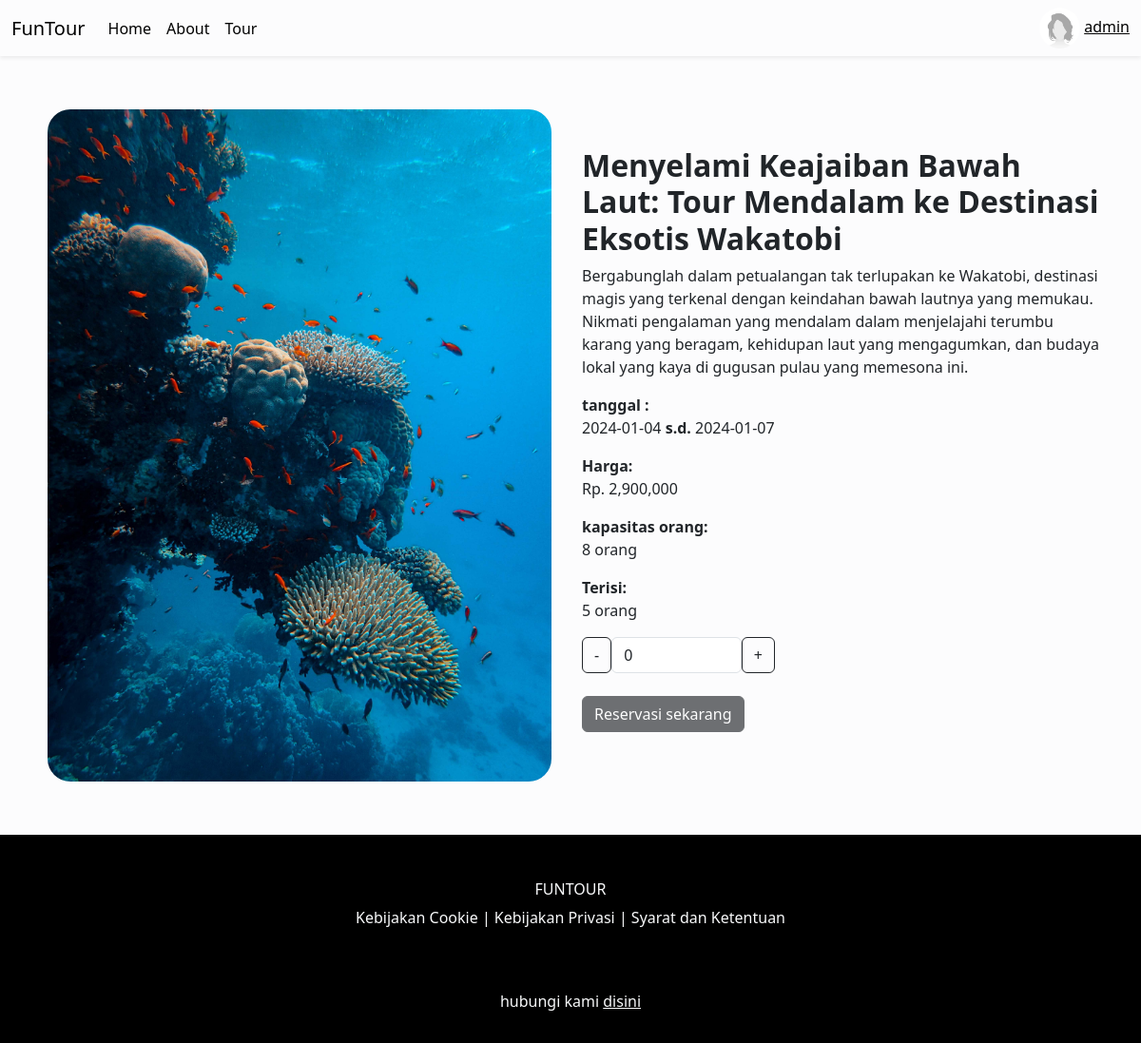
The page /tour/tour_details.php?id=42 (signed in) on the database its author committed.
### tables this page shows
CREATE TABLE `tours` (
  `tour_id` int(11) NOT NULL,
  `destination_id` int(11) DEFAULT NULL,
  `tour_name` varchar(255) DEFAULT NULL,
  `start_date` date DEFAULT NULL,
  `end_date` date DEFAULT NULL,
  `max_capacity` int(11) DEFAULT NULL,
  `current_capacity` int(11) DEFAULT NULL,
  `price` decimal(10,2) DEFAULT NULL,
  `image_url` varchar(255) DEFAULT NULL,
  `description` longtext DEFAULT NULL,
  `author_id` int(11) DEFAULT NULL
);

### tour/tour_details.php (the view, shortened to what this page needs)
<?php
require_once '../connect_db.php';
$isLoggedIn = isset($_SESSION['user_id']);
$tour_id = $_GET['id'];
$query = "SELECT * FROM tours WHERE tour_id = '$tour_id'";
$result = mysqli_query($conn, $query);
$row = mysqli_fetch_assoc($result);
?>
<!DOCTYPE html>
<html lang="en">
<head>
    <link href="https://cdn.jsdelivr.net/npm/bootstrap@5.3.2/dist/css/bootstrap.min.css" rel="stylesheet">
</head>
<body class="bg-light-subtle">
    <nav class="navbar navbar-expand-lg bg-body-tertiary bg-light-subtle shadow-sm">
        <div class="container-fluid">
            <a class="navbar-brand" href="../">FunTour</a>
            <div class="collapse navbar-collapse" id="navbarSupportedContent">
                <ul class="navbar-nav  mb-4 mb-lg-0">
                    <li class="nav-item">
                        <a class="nav-link active" aria-current="page" href="../">Home</a>
                    </li>
                    <li class="nav-item">
                        <a class="nav-link active" href="../about/">About</a>
                    </li>
                    <li class="nav-item">
                        <a class="nav-link active" href="../tour/">Tour</a>
                    </li>
                </ul>
                <?php if ($isLoggedIn) :
                    $username = $_SESSION['username'];
                ?>
                    <div class="ms-auto">
                        <img src="../assets/profileplcholder.jpg" alt="" class="rounded-circle img-fluid" style="width: 43px;">
                        <a href="../profile/" class="text-black ms-auto navbar-text">
                            <?= $username ?>
                        </a>
                    </div>
                <?php endif; ?>
            </div>
        </div>
    </nav>
    <div class="container py-5">
        <div class="row">
            <div class="col-lg-6">
                <img src="<?= $row['image_url'] ?>" alt="<?= $row['tour_name'] ?>" class="rounded-5 h-100 w-100 object-fit-cover p-2">
            </div>
            <div class="col-lg-6 mt-5">
                <h2>
                    <strong>
                        <?= $row['tour_name'] ?>
                    </strong>
                </h2>
                <p>
                    <?= $row['description'] ?>
                </p>
                <div class="product-details mt-3">
                    <p class=" card-text "><b>tanggal :</b><br>
                        <?= $row['start_date'] ?> <b>s.d.</b> <?= $row['end_date'] ?></p>
                    <p><strong>Harga:</strong><br> Rp.
                        <?= number_format($row['price'], 0, ',', ',') ?>
                    </p>
                    <p><strong>kapasitas orang:</strong><br>
                        <?= $row['max_capacity'] ?> orang
                    </p>
                    <p><strong> Terisi:</strong><br>
                        <?= $row['current_capacity'] ?> orang
                    </p>
                </div>
                <div class="d-flex">
                    <button class="btn btn-outline-dark" onclick="decrease()" title="Decrease">-</button>
                    <input type="number" class="form-control w-25" name="quantity" id="quantity" value="0" oninput="updateQuantity(<?= $row['max_capacity'] ?>)">
                    <button class="btn btn-outline-dark" onclick="increase(<?= $row['max_capacity'] - $row['current_capacity'] ?>)" title="Increase">+</button>
                </div>
                <form method="POST" action="reservasi.php">
                    <div class="action-buttons mt-4">
                        <?php if ($isLoggedIn) : ?>
                            <button type="submit" class="btn btn-dark" name="reservasi">Reservasi sekarang</button>
                        <?php else : ?>
                            <button type="button" class="btn btn-dark" data-bs-toggle="modal" data-bs-target="#exampleModal">Reservasi sekarang</button>
                        <?php endif; ?>
                    </div>
                </form>
            </div>
        </div>
    </div>
</body>
<footer>
    <div class="text-center bg-black text-light pt-5 pb-3">
        <div class="container-fluid">
            <div>
                <div class="col-lg-12">
                    <h6> FUNTOUR</h6>
                </div>
                <div class="col-lg-12">
                    <P>Kebijakan Cookie | Kebijakan Privasi | Syarat dan Ketentuan </P>
                </div>
            </div>
            <div class="col-lg-12 pt-5">
                <p>hubungi kami <a href="#" class="link-light">disini</a> </p>
            </div>
        </div>
    </div>
</footer>
</html>

### rows shown on the page
tours: image_url (picture), tour_name "Menyelami Keajaiban Bawah Laut: Tour Mendalam ke Destinasi Eksotis Wakatobi", description "Bergabunglah dalam petualangan tak terlupakan ke Wakatobi, destinasi magis yang terkenal dengan keindahan bawah lautnya yang memukau. Nikmati pengalaman yang mendalam dalam menjelajahi terumbu karang yang beragam, kehidupan laut yang mengagumkan, dan budaya lokal yang kaya di gugusan pulau yang memesona ini.", start_date "2024-01-04", end_date "2024-01-07", price "2,900,000", max_capacity "8", current_capacity "5"

### other values the page prints
$username "admin"
